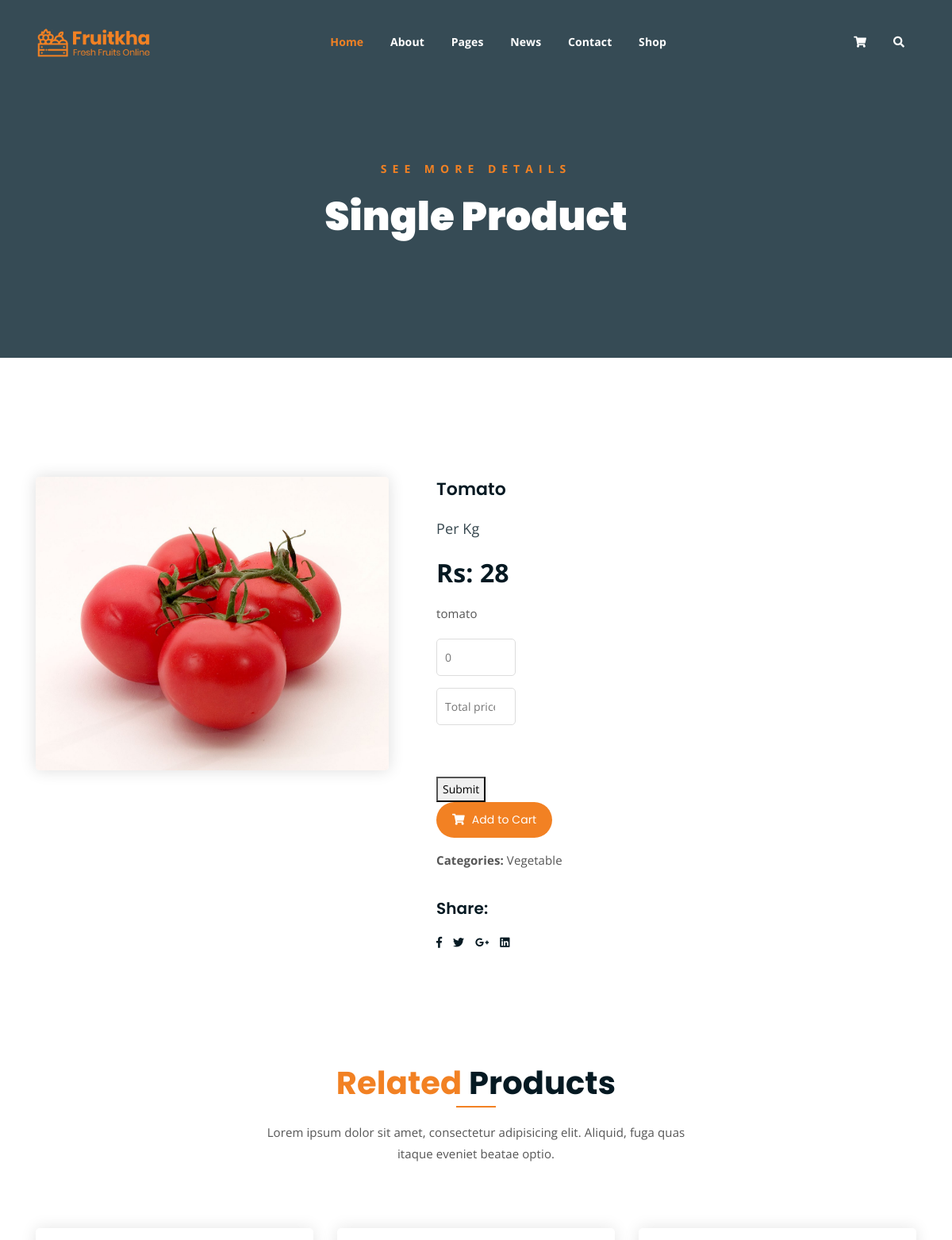
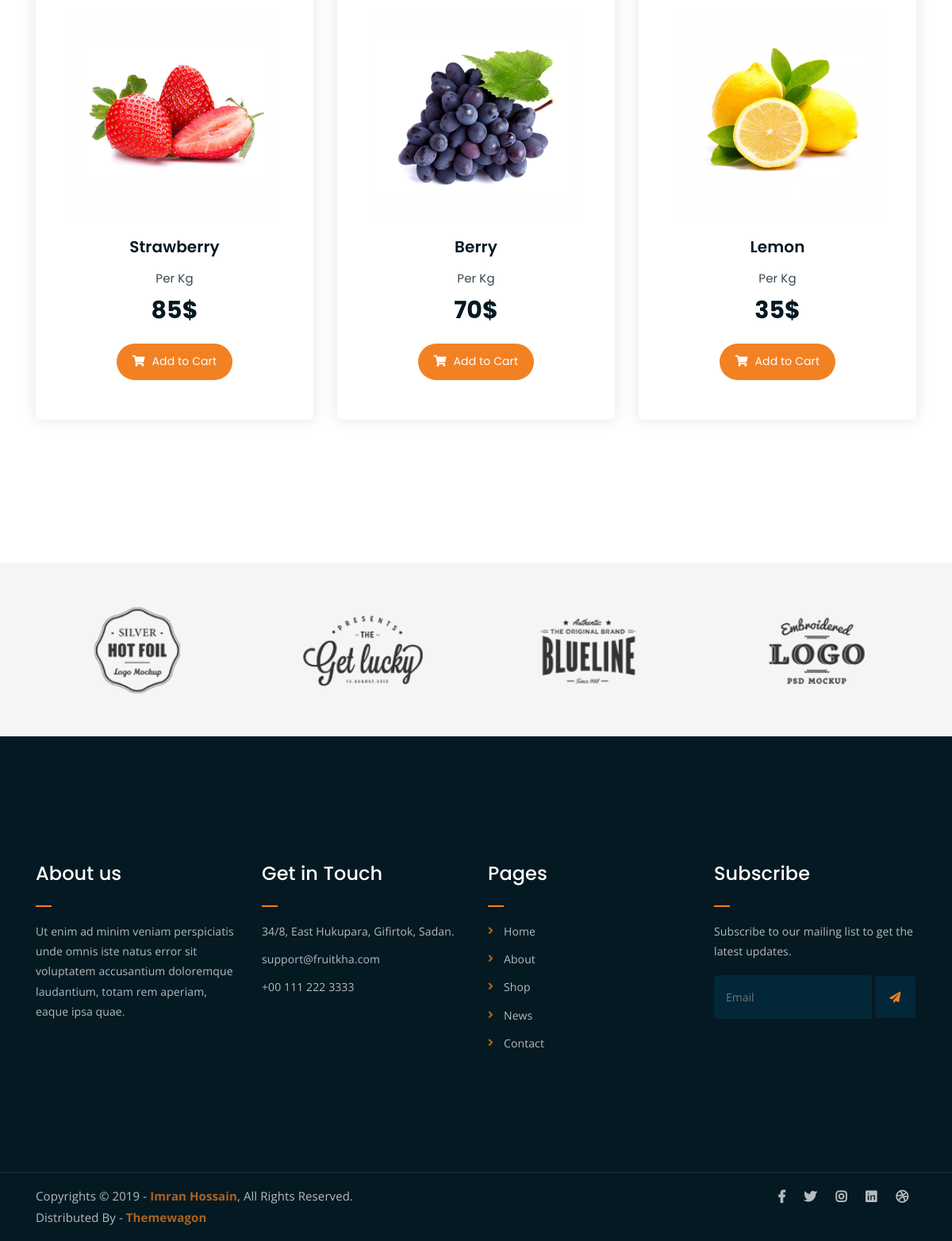
/WebApp/single/4, run on the app's committed database (2 pictures, top to bottom).
### Backend/models.py (models this page shows)
class ProductDB(models.Model):
    Category = models.CharField(max_length=100,null=True,blank=True)
    ProductName = models.CharField(max_length=100,null=True,blank=True)
    Price = models.IntegerField(null=True,blank=True)
    Description = models.CharField(max_length=499,null=True,blank=True)
    ProductImage = models.ImageField(upload_to="Product Image",null=True,blank=True)

### WebApp/views.py (the view)
# urls.py: path('single/<int:pro_id>',views.single,name='single'),
def single(request,pro_id):
    pro=ProductDB.objects.get(id=pro_id)
    cat= Bigdb.objects.all()
    return render(request,'single_product.html',{'pro':pro,'cat':cat})

### WebApp/templates/single_product.html (shortened to what this page needs)
<!DOCTYPE html>
{% load static %}
<html lang="en">
<head>
	<link rel="stylesheet" href="{% static 'home/css/all.min.css' %}">
	<link rel="stylesheet" href="{% static 'home/bootstrap/css/bootstrap.min.css' %}">
	<link rel="stylesheet" href="{% static 'home/css/owl.carousel.css' %}">
	<link rel="stylesheet" href="{% static 'home/css/magnific-popup.css' %}">
	<link rel="stylesheet" href="{% static 'home/css/animate.css' %}">
	<link rel="stylesheet" href="{% static 'home/css/meanmenu.min.css' %}">
	<link rel="stylesheet" href="{% static 'home/css/main.css' %}">
	<link rel="stylesheet" href="{% static 'home/css/responsive.css' %}">
</head>
<body>
	<div class="top-header-area" id="sticker">
		<div class="container">
			<div class="row">
				<div class="col-lg-12 col-sm-12 text-center">
					<div class="main-menu-wrap">
						<div class="site-logo">
							<a href="index.html">
								<img src="assets/img/logo.png" alt="">
							</a>
						</div>
						<nav class="main-menu">
							<ul>
								<li class="current-list-item"><a href="#">Home</a>
								</li>
								<li><a href="about.html">About</a></li>
								<li><a href="#">Pages</a>
								</li>
								<li><a href="news.html">News</a>
								</li>
								<li><a href="contact.html">Contact</a></li>
								<li><a href="shop.html">Shop</a>
								</li>
								<li>
									<div class="header-icons">
										<a class="shopping-cart" href="cart.html"><i class="fas fa-shopping-cart"></i></a>
										<a class="mobile-hide search-bar-icon" href="#"><i class="fas fa-search"></i></a>
									</div>
								</li>
							</ul>
						</nav>
					</div>
				</div>
			</div>
		</div>
	</div>
	<div class="breadcrumb-section breadcrumb-bg">
		<div class="container">
			<div class="row">
				<div class="col-lg-8 offset-lg-2 text-center">
					<div class="breadcrumb-text">
						<p>See more Details</p>
						<h1>Single Product</h1>
					</div>
				</div>
			</div>
		</div>
	</div>
	<div class="single-product mt-150 mb-150">
		<div class="container">
			<div class="row">
				<div class="col-md-5">
					<div class="single-product-img">
						<img src="{{pro.ProductImage.url}}" alt="">
					</div>
				</div>
				<div class="col-md-7">
					<div class="single-product-content">
						<h3>{{pro.ProductName}}</h3>
						<p class="single-product-pricing"><span>Per Kg</span>Rs: {{pro.Price}}</p>
						<p>{{pro.Description}}</p>
						<div class="single-product-form">
							<form  action="{% url 'save_cart' %}">
								<input type="number" placeholder="0" name="quantity"><br>
								<input type="number" placeholder="Total price" name="tprice"><br>
								<input type="hidden" value="{{pro.ProductName}}" readonly name="pnmae" ><br>
								<input type="hidden" value="{{request.session.username}}" readonly name="uname" ><br>
								<button type="submit">Submit</button>
							</form>
							<a href="cart.html" class="cart-btn"><i class="fas fa-shopping-cart"></i> Add to Cart</a>
							<p><strong>Categories: </strong>{{pro.Category}}</p>
						</div>
						<h4>Share:</h4>
						<ul class="product-share">
							<li><a href=""><i class="fab fa-facebook-f"></i></a></li>
							<li><a href=""><i class="fab fa-twitter"></i></a></li>
							<li><a href=""><i class="fab fa-google-plus-g"></i></a></li>
							<li><a href=""><i class="fab fa-linkedin"></i></a></li>
						</ul>
					</div>
				</div>
			</div>
		</div>
	</div>
	<div class="more-products mb-150">
		<div class="container">
			<div class="row">
				<div class="col-lg-8 offset-lg-2 text-center">
					<div class="section-title">
						<h3><span class="orange-text">Related</span> Products</h3>
						<p>Lorem ipsum dolor sit amet, consectetur adipisicing elit. Aliquid, fuga quas itaque eveniet beatae optio.</p>
					</div>
				</div>
			</div>
			<div class="row">
				<div class="col-lg-4 col-md-6 text-center">
					<div class="single-product-item">
						<div class="product-image">
							<a href="single-product.html"><img src="assets/img/products/product-img-1.jpg" alt=""></a>
						</div>
						<h3>Strawberry</h3>
						<p class="product-price"><span>Per Kg</span> 85$ </p>
						<a href="cart.html" class="cart-btn"><i class="fas fa-shopping-cart"></i> Add to Cart</a>
					</div>
				</div>
				<div class="col-lg-4 col-md-6 text-center">
					<div class="single-product-item">
						<div class="product-image">
							<a href="single-product.html"><img src="assets/img/products/product-img-2.jpg" alt=""></a>
						</div>
						<h3>Berry</h3>
						<p class="product-price"><span>Per Kg</span> 70$ </p>
						<a href="cart.html" class="cart-btn"><i class="fas fa-shopping-cart"></i> Add to Cart</a>
					</div>
				</div>
				<div class="col-lg-4 col-md-6 offset-lg-0 offset-md-3 text-center">
					<div class="single-product-item">
						<div class="product-image">
							<a href="single-product.html"><img src="assets/img/products/product-img-3.jpg" alt=""></a>
						</div>
						<h3>Lemon</h3>
						<p class="product-price"><span>Per Kg</span> 35$ </p>
						<a href="cart.html" class="cart-btn"><i class="fas fa-shopping-cart"></i> Add to Cart</a>
					</div>
				</div>
			</div>
		</div>
	</div>
	<div class="logo-carousel-section">
		<div class="container">
			<div class="row">
				<div class="col-lg-12">
					<div class="logo-carousel-inner">
						<div class="single-logo-item">
							<img src="assets/img/company-logos/1.png" alt="">
						</div>
						<div class="single-logo-item">
							<img src="assets/img/company-logos/2.png" alt="">
						</div>
						<div class="single-logo-item">
							<img src="assets/img/company-logos/3.png" alt="">
						</div>
						<div class="single-logo-item">
							<img src="assets/img/company-logos/4.png" alt="">
						</div>
					</div>
				</div>
			</div>
		</div>
	</div>
	<div class="footer-area">
		<div class="container">
			<div class="row">
				<div class="col-lg-3 col-md-6">
					<div class="footer-box about-widget">
						<h2 class="widget-title">About us</h2>
						<p>Ut enim ad minim veniam perspiciatis unde omnis iste natus error sit voluptatem accusantium doloremque laudantium, totam rem aperiam, eaque ipsa quae.</p>
					</div>
				</div>
				<div class="col-lg-3 col-md-6">
					<div class="footer-box get-in-touch">
						<h2 class="widget-title">Get in Touch</h2>
						<ul>
							<li>34/8, East Hukupara, Gifirtok, Sadan.</li>
							<li>support@fruitkha.com</li>
							<li>+00 111 222 3333</li>
						</ul>
					</div>
				</div>
				<div class="col-lg-3 col-md-6">
					<div class="footer-box pages">
						<h2 class="widget-title">Pages</h2>
						<ul>
							<li><a href="index.html">Home</a></li>
							<li><a href="about.html">About</a></li>
							<li><a href="services.html">Shop</a></li>
							<li><a href="news.html">News</a></li>
							<li><a href="contact.html">Contact</a></li>
						</ul>
					</div>
				</div>
				<div class="col-lg-3 col-md-6">
					<div class="footer-box subscribe">
						<h2 class="widget-title">Subscribe</h2>
						<p>Subscribe to our mailing list to get the latest updates.</p>
						<form action="index.html">
							<input type="email" placeholder="Email">
							<button type="submit"><i class="fas fa-paper-plane"></i></button>
						</form>
					</div>
				</div>
			</div>
		</div>
	</div>
	<div class="copyright">
		<div class="container">
			<div class="row">
				<div class="col-lg-6 col-md-12">
					<p>Copyrights &copy; 2019 - <a href="https://imransdesign.com/">Imran Hossain</a>,  All Rights Reserved.<br>
						Distributed By - <a href="https://themewagon.com/">Themewagon</a>
					</p>
				</div>
				<div class="col-lg-6 text-right col-md-12">
					<div class="social-icons">
						<ul>
							<li><a href="#" target="_blank"><i class="fab fa-facebook-f"></i></a></li>
							<li><a href="#" target="_blank"><i class="fab fa-twitter"></i></a></li>
							<li><a href="#" target="_blank"><i class="fab fa-instagram"></i></a></li>
							<li><a href="#" target="_blank"><i class="fab fa-linkedin"></i></a></li>
							<li><a href="#" target="_blank"><i class="fab fa-dribbble"></i></a></li>
						</ul>
					</div>
				</div>
			</div>
		</div>
	</div>
</body>
</html>

### data on the page
ProductDB: ProductImage (picture), ProductName "Tomato", Price "28", Description "tomato", Category "Vegetable"
